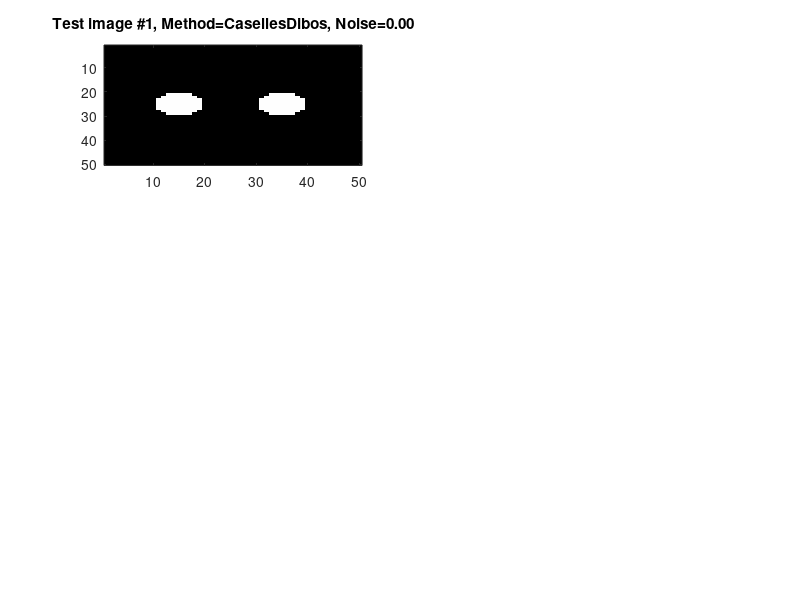

Reproduce this figure in MATLAB. (Note: this script raises an error after producing the figure.)
function testLevelSet

% Method: 
%   1. CaselleDibos
%   2. CaselleSapiro
%   3. ChanVese
m(1).name = 'CasellesDibos';
m(1).inflation = 1;
m(1).alpha = 0.2;
m(1).beta = 0.1;
m(1).epsilon = 1e-7;
m(1).mindist = 3.1;
m(1).tau = 0;
m(1).maxiter = 1000;
m(1).convthrsh = 0.05;
m(1).reinitrate = 1;
m(1).visrate = 5;
m(2) = m(1);
m(2).name = 'CasellesSapiro';
m(2).tau = 1;
m(3).name = 'ChanVese';
m(3).mu = 1;
m(3).lambda=1;
m(3).reinitrate = 5;
m(3).visrate = 25;
m(3).maxiter = 1000;
m(3).mindist = 5;
m(3).convthrsh = 0.05;

% Test Image:
%   Circles
%   Squares
%   Concavity

t(1).gt = zeros(50,50);
rad = 5;
for i=1:50
    for j=1:50
        if (i - 25)^2+(j-15)^2<rad^2
            t(1).gt(i,j) = 1;
        end
        if (i - 25)^2+(j-35)^2<rad^2
            t(1).gt(i,j) = 1;
        end
    end
end
t(2).gt = zeros(50,50);
t(2).gt(20:30,10:20)=1;
t(2).gt(20:30,30:40)=1;
t(3).gt = zeros(50,50);
t(3).gt(15:35,15:35) = 1;
t(3).gt(21:25,10:20) = 0;
t(3).gt(10:14,25:27) = 1;


% Noise levels:
noise = [0,.1,.25,.5,1];



for k=1:3
    dmapinit = ones(size(t(k).gt));
    dmapinit(8:42,8:42)=-1;
    for j=1:length(t)
        for i=1:length(noise)
            m(k).sigma = noise(i)*5;
            img = .5 - t(j).gt;
            rng(0);
            img = img + noise(i)*randn(size(img));
            figure(1); clf; 
            subplot(3,2,1);
            colormap(gray(256));
            image(255*t(j).gt);        
            title(sprintf('Test image #%d, Method=%s, Noise=%1.2f',j,m(k).name,noise(i)));
            dmap = LevelSet(img,dmapinit,m(k));
            subplot(3,2,1);
            hold on;
            contour(dmap,[0,0],'r');
            fprintf('\nMethod: %s\tTest image: %d\tNoise: %1.2f',m(k).name,j,noise(i));
            fprintf('\n\tPress enter to continue.');
            pause
            fprintf('\nRunning...');
        end
    end
end
fprintf('\nTesting CasellesSapiro method on a 3d Volume.\n\tThis could take a few minutes.\n\tPress enter to continue...');
pause;
fprintf('\nRunning...');
load 'testimg3d.mat'
figure(1); clf; 
subplot(3,2,1);
colormap(gray(256));
image(255*img(:,:,20));
title('ground truth');
m(2).sigma = 1.25;
m(2).maxiter =100;
m(2).visrate = 1;
img = img + 0.25*randn(size(img));
dmapinit = ones(40,132,40);
dmapinit(2:39,2:131,10:30)=-1;
dmap = LevelSet(img,dmapinit,m(2));

M = isosurface(dmap,0);
figure(2); close(2); figure(2); 
DisplayMesh(M)

